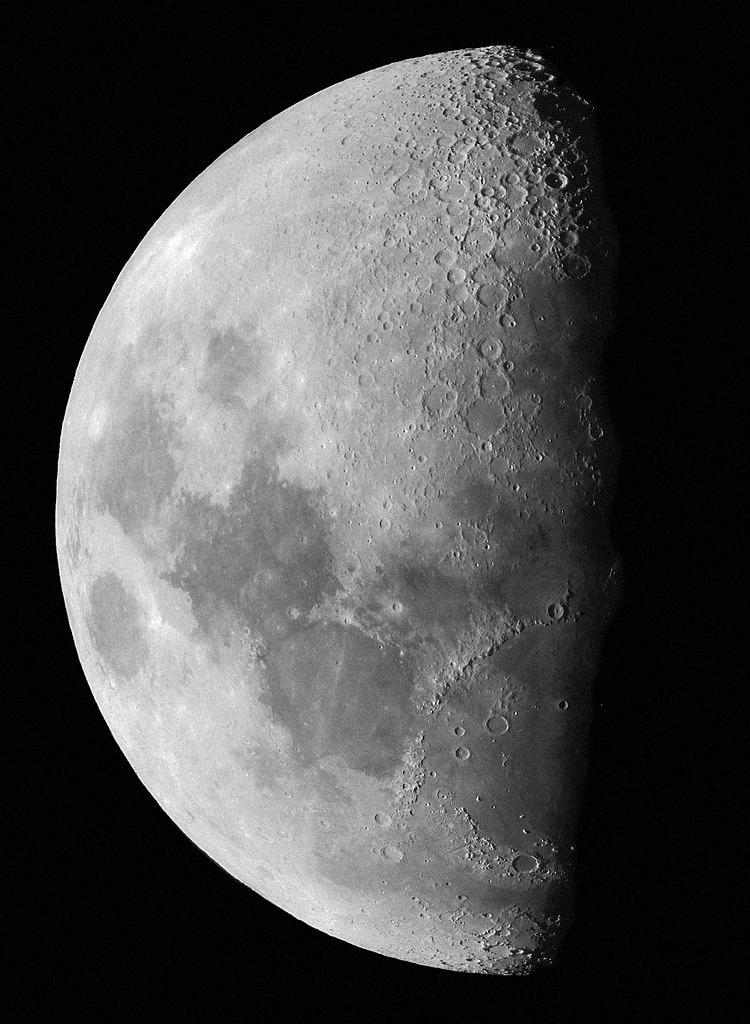
%> input picture self/S4_14052025/moon.jpg, 750 x 1024 px
$ octave Ex4_2.m   (GNU Octave 9; MATLAB toolbox functions it lacks are replaced by stand-ins)
%> lines starting %> are read from the running program, lines starting %| are printed output that depends on the picture
% global histogram
clear, clc, close all;
%%%%%%%%%%%%%%%%%%%%%%%%%%%%%%
pkg load image;
FS = 15;
img = imread('moon.jpg');
%> img is the input picture: size 1024x750 uint8; min 0, max 255, mean 75.4

[count, bins] = imhist(img)
%> count = 256 values, max 102420 at index 3, min 51 at index 254, mean 3000; bins = 256 values from 0 to 255

%plot histogram
figure, clf;
subplot(1,2,1), imshow(img), title('Origin image', "fontsize", FS);

subplot(1, 2, 2), bar(bins, count);
set(gca, "fontsize", FS); grid on;
xlim([0 255]); ylim([0 max(count(:))+500]);
xlabel('Gray level'); ylabel('# of pixel');
title("Histogram before equalization", "fontsize", FS);
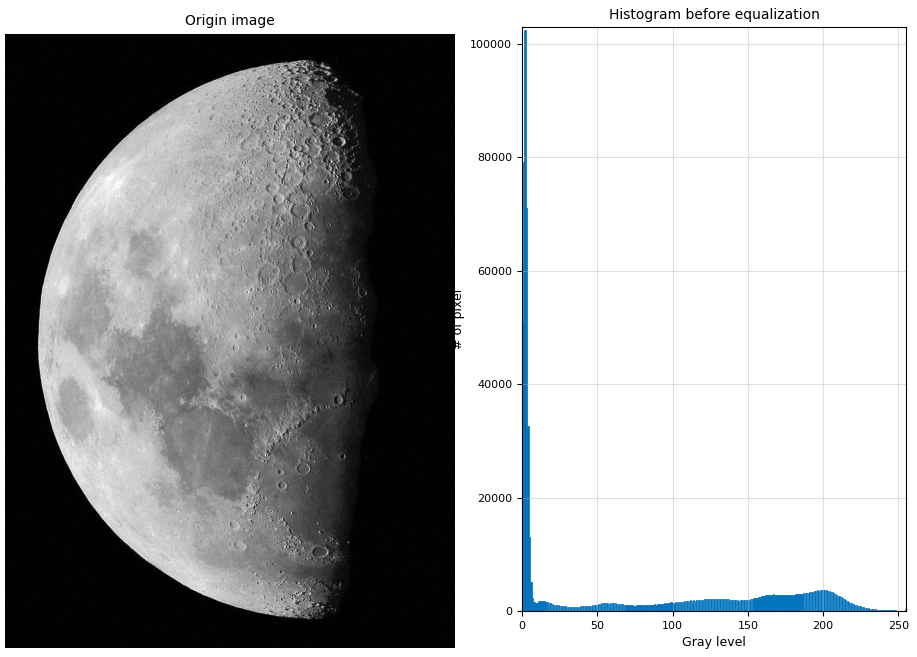
%> figure redrawn from the program's plot data, 2 panels
saveas(1, 'Before Equalizaiton Global Histogram.jpg');

eq_img = histeq(img);
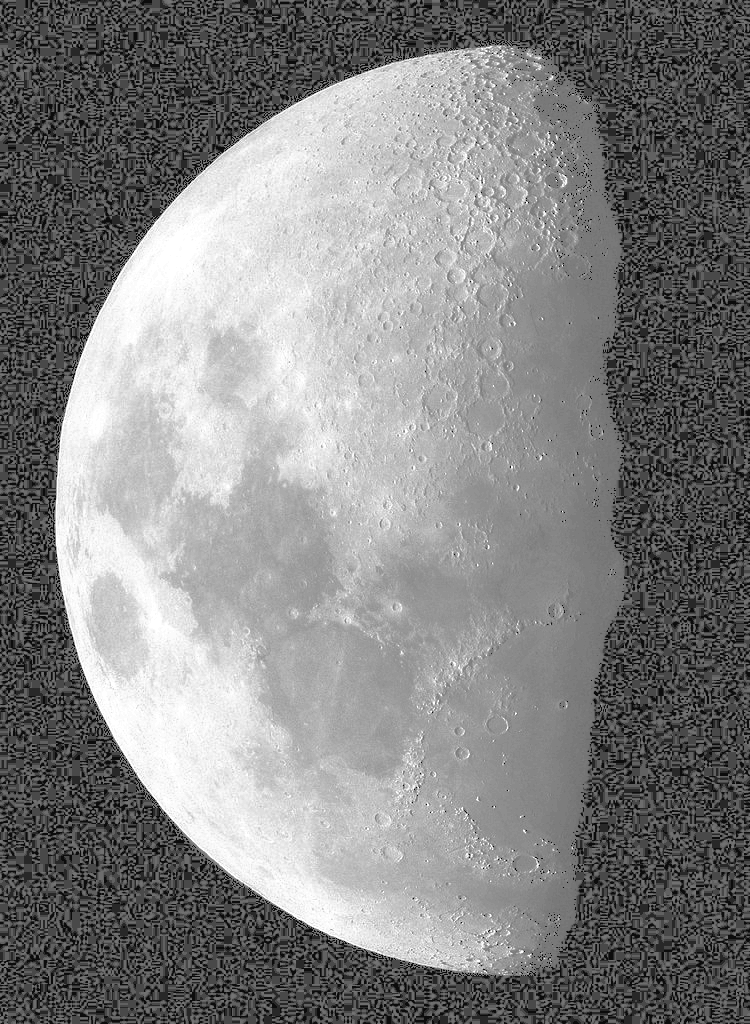
%> eq_img: size 1024x750 uint8; min 12, max 255, mean 131
[count, bins] = imhist(eq_img)
%> count = 256 values, max 102420 at index 74, min 0 at index 1, mean 3000
bins = bins * 255;
%> bins = 256 values from 0 to 65025
figure, clf;
subplot(1,2,1), imshow(eq_img), title('Equalizaiton image', "fontsize", FS);

subplot(1, 2, 2), bar(bins, count);
set(gca, "fontsize", FS); grid on;
xlim([0 255]); ylim([0 max(count(:))+500]);
xlabel('Gray level'); ylabel('# of pixel');
title("Histogram after equalization", "fontsize", FS);
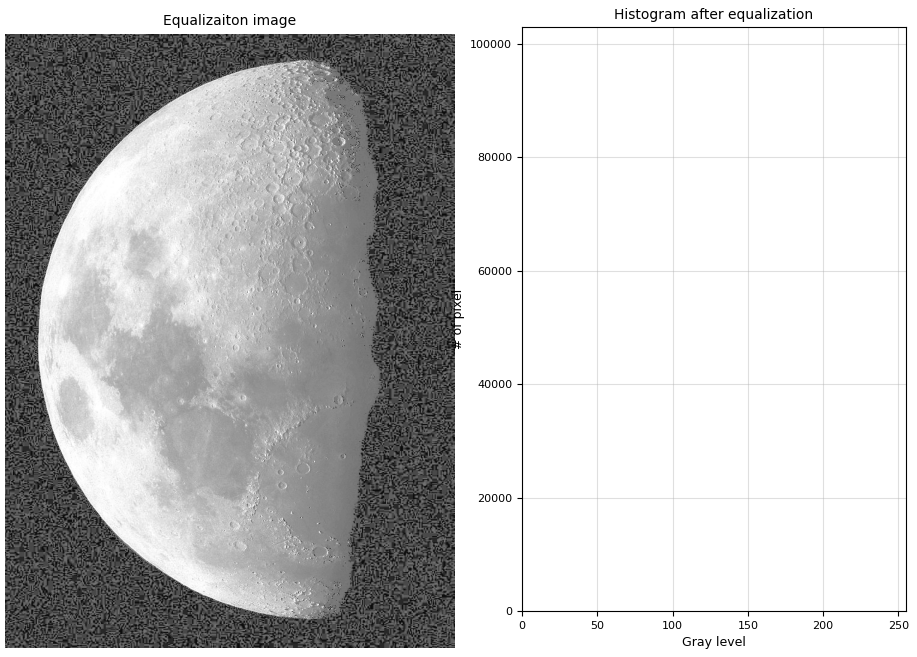
%> figure redrawn from the program's plot data, 2 panels

saveas(2, 'After Equalizaiton Global Histogram.jpg');
